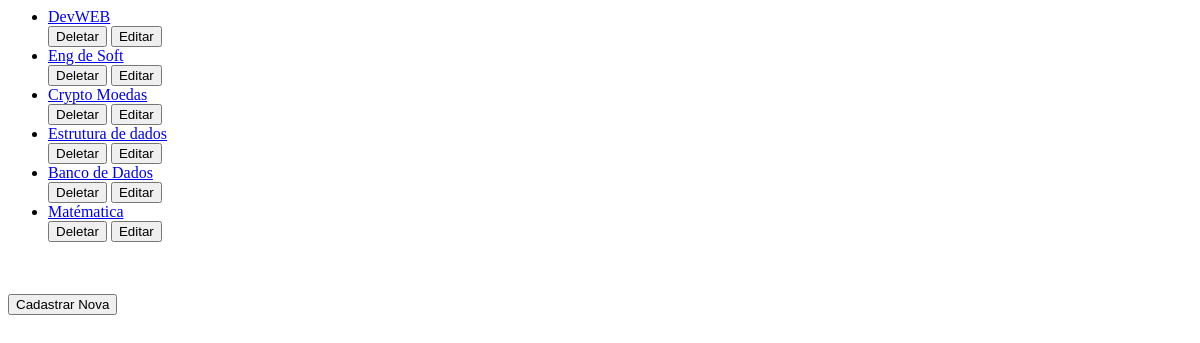
Page /categorias/ on the earlier database version.
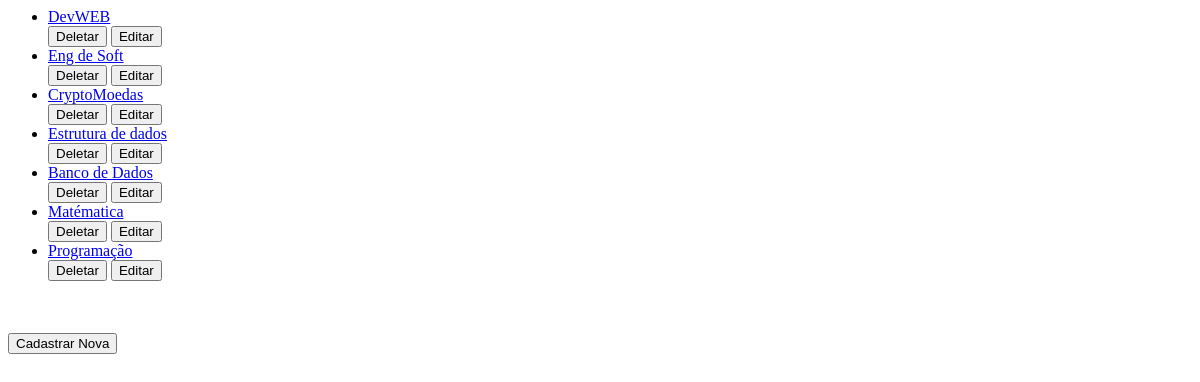
Same page on the later database version.
### core/models.py (models this page shows, shortened)
class Categoria(models.Model):
    descricao = models.CharField(max_length=255)

### core/views.py (the view)
# urls.py: path('categorias/', views.CategoriaView.as_view(), name='todascategorias'),
@method_decorator(csrf_exempt , name="dispatch")
class CategoriaView(generic.ListView):
    template_name = "core/categorias.html"
    context_object_name = 'latest_categoria_list'
    def get_queryset(self):
        return Categoria.objects.all()

### core/templates/core/categorias.html (shortened to what this page needs)
{% load static %}
{% if latest_categoria_list %}
<ul>
    {% for categoria in latest_categoria_list %}
    <li><a href="{% url 'categoria' categoria.id %}">{{ categoria.descricao }}</a></li>
    <a href="{% url 'deletecategoria' categoria.id%}"><button>Deletar</button></a>
    <a href="{% url 'updatecategoria' categoria.id%}"><button>Editar</button></a>
    {% endfor %}
</ul>
 <a href="{% url 'criarcategoria' %}"><button>Cadastrar Nova</button></a>
{% else %}
    <p>os Cores estão disponivel</p>
{% endif %}

Differences in the rows shown:
changed Categoria: descricao "Crypto Moedas" → "CryptoMoedas"
added Categoria: descricao "Programação"
